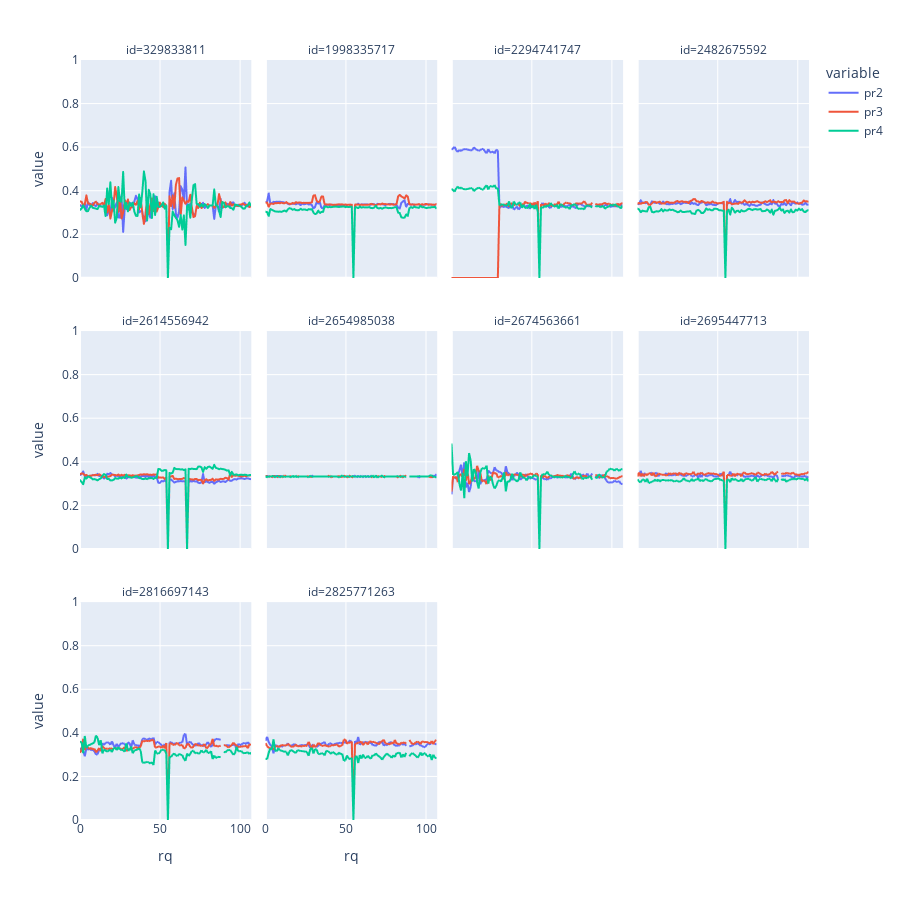

Notebook code for this chart:
### Code cell
plt_day(C.minerids, df=ds.day)
